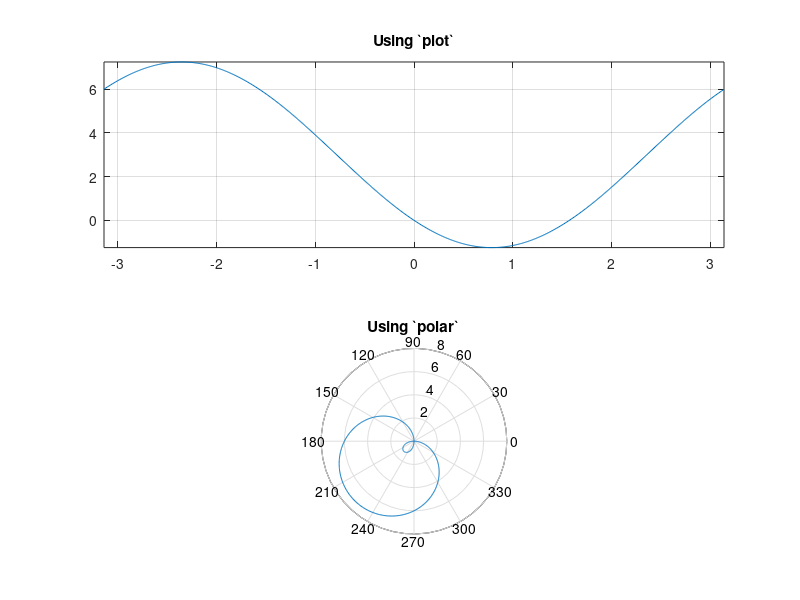

Write MATLAB code to recreate this figure.
theta = -pi:0.01:pi;
r = 3 - 3 * cos(theta) - 3 * sin(theta);

figure();
subplot(2, 1, 1);
plot(theta, r);
title('Using `plot`'); grid on; axis tight;

theta = -pi:0.01:pi;
r = 3 - 3 * cos(theta) - 3 * sin(theta);

subplot(2, 1, 2);
polar(theta, r);
title('Using `polar`'); grid on; axis tight;